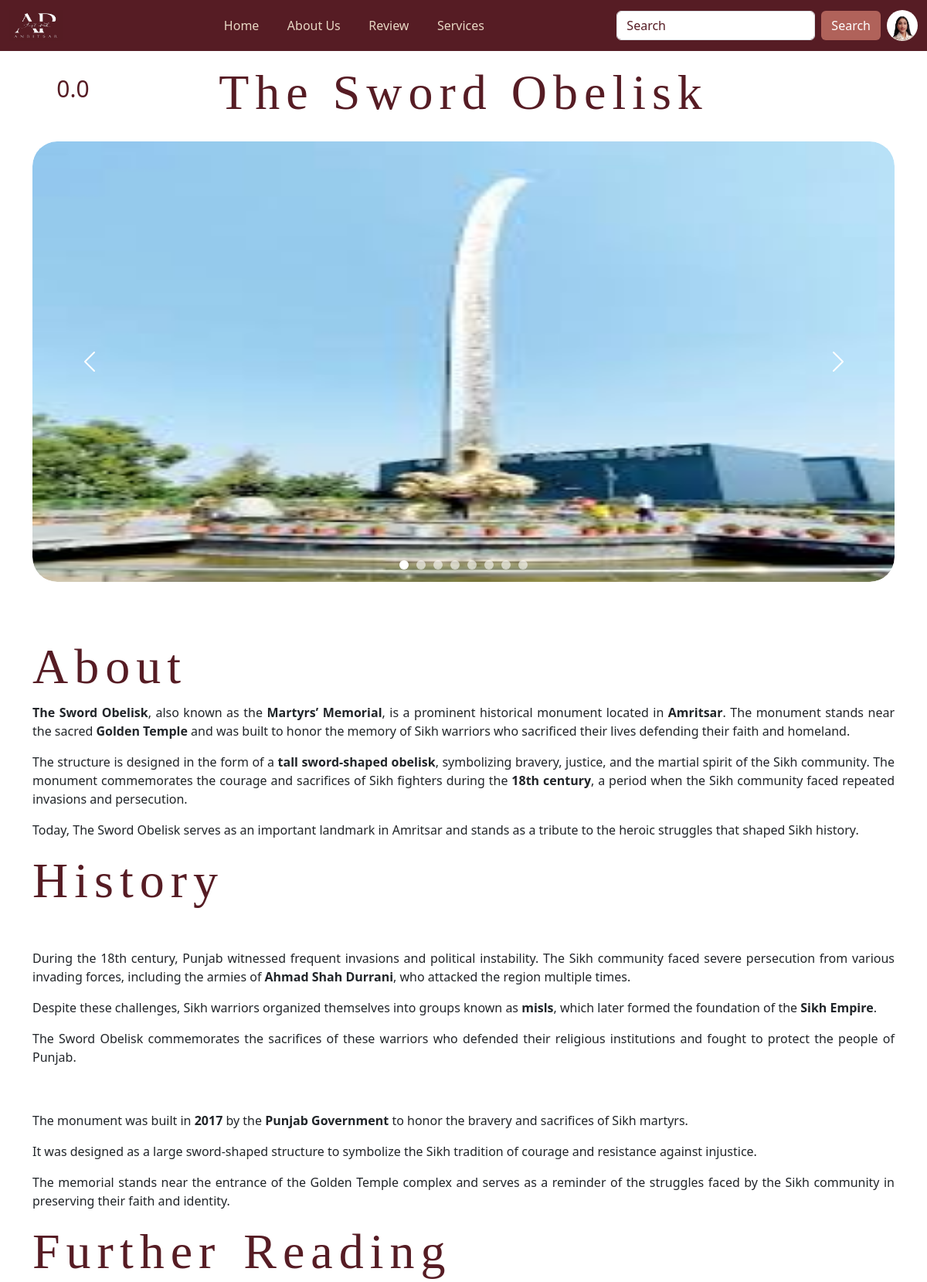
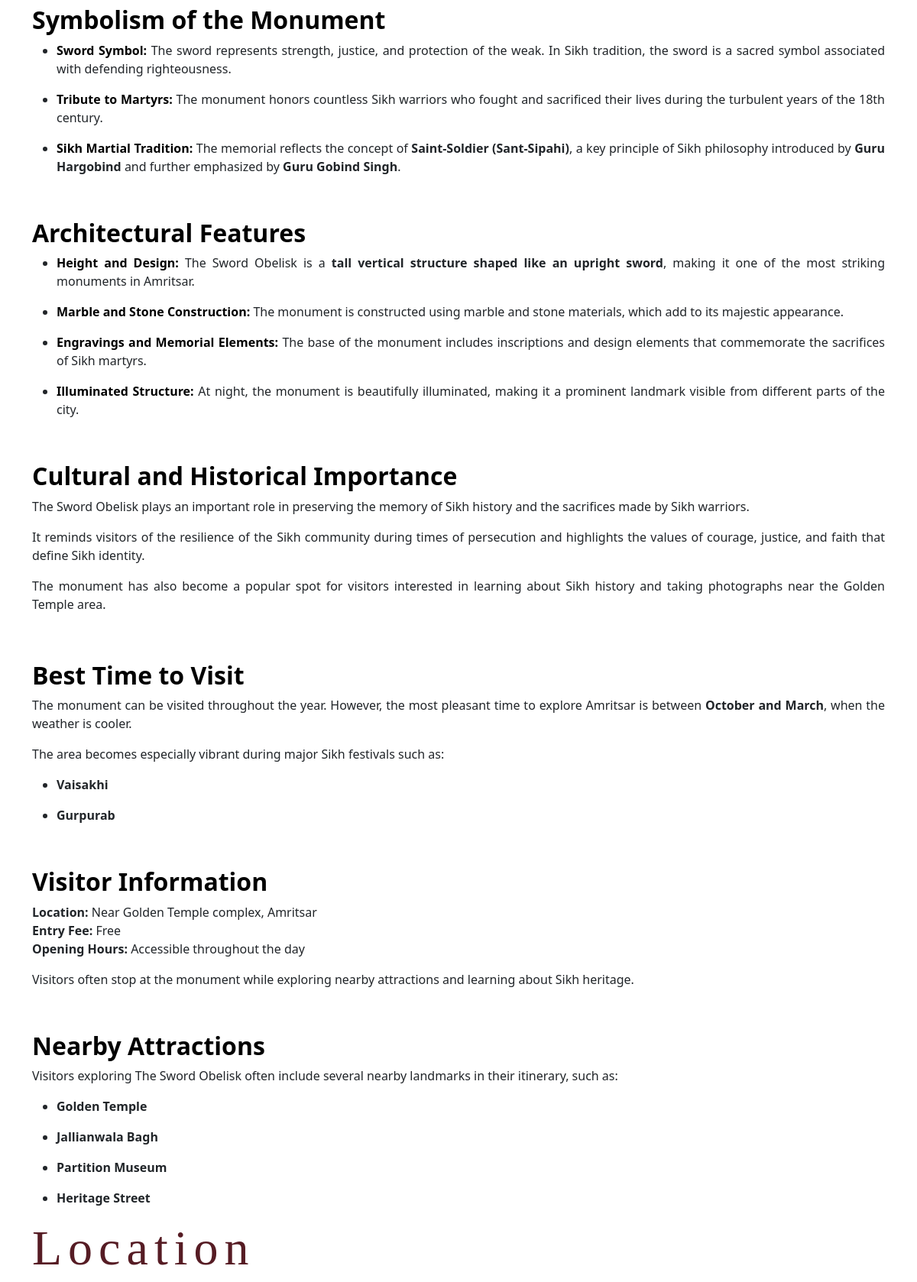
Page /place/28 (signed in, upper part) on the committed database (2 pictures, top to bottom).
### guide/models.py (models this page shows, shortened)
class Userregister(models.Model):
    USER_TYPES = (('Tourist', 'Tourist'),('Business Owner', 'Business Owner'),)
    firstname=models.CharField(max_length=200)
    lastname=models.CharField(max_length=200, null=True, blank=True)
    email=models.EmailField()
    password=models.CharField(max_length=200)
    category = models.CharField(max_length=50, choices=USER_TYPES, default='Tourist')
    contact = models.CharField(max_length=15, null=True, blank=True)
    alternate_contact = models.CharField(max_length=15, null=True, blank=True)
    birthday = models.DateField(null=True, blank=True)
    age = models.IntegerField(null=True, blank=True)
    social_link = models.URLField(null=True, blank=True)
    gender = models.CharField(max_length=10, null=True, blank=True)
    address = models.TextField(null=True, blank=True)
    bio = models.TextField(null=True, blank=True)
    photo = models.ImageField(upload_to='profile_photos/', null=True, blank=True)
    newsletter = models.BooleanField(default=False)

class Place(models.Model):
    title = models.CharField(max_length=200,blank=False,null=False)
    image=models.ImageField(blank=False,null=False)
    introduction = CKEditor5Field('Introduction', config_name='default', blank=True, null=True)
    history = CKEditor5Field('History', config_name='default', blank=True, null=True)
    extra = CKEditor5Field('Extra', config_name='default', blank=True, null=True)
    categories = models.ManyToManyField("Category", related_name="places")

class PlaceImage(models.Model):
    place = models.ForeignKey(Place, on_delete=models.CASCADE, related_name="gallery")
    image = models.ImageField()

### guide/views.py (the view, shortened to what this page needs)
# urls.py: path("place/<int:id>", views.place,name="place"),
def place(request,id):
    if 'email' not in request.session:
        return redirect('login')
    res=Place.objects.get(id=id)
    reviews = Review.objects.filter(place=res)
    average_rating = reviews.aggregate(Avg('rating'))['rating__avg'] or 0
    average_rating = round(average_rating, 2)
    user = None
    wishlist_ids = []
    if 'email' in request.session:
        user = Userregister.objects.get(email=request.session['email'])
        wishlist_ids = list(Wishlist.objects.filter(user=user).values_list('place_id', flat=True))
    return render(request, 'place.html', {
        'i': res,
        'reviews': reviews,
        'wishlist_ids': wishlist_ids,
        'user':user,
        'average_rating': average_rating
    })

### templates/place.html (shortened to what this page needs)
{% extends 'base.html' %}
{% load static %}
{% block content %}
	<link rel="stylesheet" type="text/css" href='{% static "customcss/places_to_visit.css" %}'>
	<div class="container">
		<div class="row hero-section mb-5" style="padding-top: 66px;">
			<div class="position-relative">
			    <h1 class="hero-heading text-center mt-3">{{ i.title }}</h1>
			    <i class="icofont icofont-heart wishlist-icon
			    {% if i.id in wishlist_ids %} text-danger {% endif %}"
			    data-id="{{ i.id }}"
			    data-type="place">
			    </i>
			    <div class="d-flex align-items-center overall_rating">
					<i class="icofont-star text-warning me-2"></i>
					<p class="mt-3">{{ average_rating|default:0|floatformat:1 }}</p>
				</div>
			</div>
			{% if i.gallery.all %}
				<div id="placeCarousel" class="carousel slide mt-3 mb-4" data-bs-ride="carousel">
				    <div class="carousel-indicators">
				        {% for img in i.gallery.all %}
				            <button type="button"
				                data-bs-target="#placeCarousel"
				                data-bs-slide-to="{{ forloop.counter0 }}"
				                class="{% if forloop.first %}active{% endif %}">
				            </button>
				        {% endfor %}
				    </div>
				    <div class="carousel-inner rounded-5">
				        {% for img in i.gallery.all %}
				            <div class="carousel-item {% if forloop.first %}active{% endif %}">
				                <img src="{{ img.image.url }}" class="d-block w-100 rounded-5 carousel-image" height="570px">
				            </div>
				        {% endfor %}
				    </div>
				    <button class="carousel-control-prev" type="button" data-bs-target="#placeCarousel" data-bs-slide="prev">
				        <span class="carousel-control-prev-icon"></span>
				    </button>
				    <button class="carousel-control-next" type="button" data-bs-target="#placeCarousel" data-bs-slide="next">
				        <span class="carousel-control-next-icon"></span>
				    </button>
				</div>
			{% endif %}
		</div>
		<div>
			<h1 class="mid-section-heading">About</h1>
			<div class="mid-section-text">{{i.introduction|safe}}</div>
		</div>
		<div>
			<h1 class="mid-section-heading">History</h1>
			<div class="mid-section-text">{{i.history|safe}}</div>
		</div>
		<div>
			<h1 class="mid-section-heading">Further Reading</h1>
			<div class="mid-section-text">{{i.extra|safe}}</div>
		</div>
		<div>
			<h1 class="mid-section-heading">Location</h1>
		</div>
{% endblock %}

### templates/base.html (shortened to what this page needs)
{% load static %}
<!DOCTYPE html>
<html>
<head>
	<link rel="stylesheet" type="text/css" href='{% static "css/bootstrap.min.css" %}'>
	<link rel="stylesheet" type="text/css" href='{% static "customcss/base.css" %}'>
  <link rel="stylesheet" type="text/css" href='{%static "icofont/icofont.min.css" %}'>
  <link rel="stylesheet" type="text/css" href="{%static 'css\aos.css' %}">
</head>
<body>
<nav class="navbar navbar-expand-lg fixed-top">
  <div class="container-fluid">
    <a class="navbar-brand" href="{% url 'index' %}"><img src="{%static 'photos/logo.jpeg' %}" height="40px" width="70px;"></a>
    <div class="collapse navbar-collapse" id="navbarSupportedContent">
      <ul class="navbar-nav me-auto  ms-auto mb-2 mb-lg-0">
        <li class="nav-item">
          <a class="nav-link {% if request.path == '/' %}active{% endif %}" aria-current="page" href="{% url 'index' %}"> <i class="icofont-home me-2"></i>Home</a>
        </li>
        <li class="nav-item">
          <a class="nav-link {% if request.path == '/about_us/' %}active{% endif %}" href="{% url 'about_us' %}"><i class="icofont-info-circle me-2"></i>About Us</a>
        </li>
        <li class="nav-item">
          <a class="nav-link {% if request.path == '/review/' %}active{% endif %}" href="{% url 'review' %}"><i class="icofont-star me-2"></i>Review</a>
        </li>
        <li class="nav-item dropdown">
          <a class="nav-link dropdown-toggle " href="#" role="button" data-bs-toggle="dropdown" aria-expanded="false">
            <i class="icofont-compass-alt me-2"></i>Services
          </a>
        </li>
      </ul>
      <form class="d-flex" role="search" method="GET" action="{% url 'search' %}">
	    <input
	        class="form-control search-input me-2"
	        type="search"
	        name="q"
	        placeholder="Search"
	        aria-label="Search"
	        required
	    />
	    <button class="btn search me-2" type="submit">Search</button>
	</form>
      {% if request.session.email %}
	  <div class="dropdown">
  	  	<button class="btn p-0 border-0 bg-transparent dropdown-toggle" data-bs-toggle="dropdown"
  	  	aria-expanded="false">
    	{% if user.photo %}
              <img src="{{ user.photo.url }}"
                   class="rounded-circle"
                   width="40"
                   height="40"
                   alt="User">
            {% else %}
              <img src="{% static 'Photos/profile.webp' %}"
                   class="rounded-circle"
                   width="40"
                   height="40"
                   alt="Default User">
            {% endif %}
  		</button>
	  </div>
	  {% else %}
	  <a href="{% url 'login' %}" class="btn login"><i class="icofont-user me-2"></i>Login</a>
      {% endif %}
    </div>
  </div>
</nav>
<main>
{% block content %}
{% endblock %}
</main>
</body>
</html>

### statics/customcss/base.css (style rules this page uses)
body { overflow-x: hidden; }
.navbar { background-color: #561c24; }
.navbar-brand { color: white; }
.nav-link { color: #e8d8c4; }
.active { color: white !important; font-weight: bold; }
.search-input::placeholder { background-color: white; color: #561c24; }
.search { background-color: #b0625a; color: white; }
h3 { color: white; }
span { color:#b0625a; }
a { text-decoration: none; color: #e8d8c4; }
.dropdown-toggle::after { content: none; }

### statics/customcss/places_to_visit.css (style rules this page uses)
.hero-heading { color: #561c24; font-family: 'Brush Script MT', 'Brush Script Std', cursive; font-size: 4rem; letter-spacing: 0.5rem; }
.mid-section-heading { color: #561c24; font-family: 'Brush Script MT', 'Brush Script Std', cursive; font-size: 4rem; letter-spacing: 0.5rem; word-spacing: 0.3rem; }
.wishlist-icon { position: absolute; top: 40px; right: 12px; font-size: 30px; color: white; padding: 8px; cursor: pointer; transition: 0.3s; text-shadow: 0 0px 6px grey; }
.overall_rating { position: absolute; top: 10px; font-size: 30px; color: #561c24; }
.carousel-image { background-size: cover; background-position: center; background-repeat: no-repeat; }
.carousel-control-prev, .carousel-control-next { opacity: 1; }
.carousel-indicators [data-bs-target] { width:12px; height:12px; border-radius:50%; background-color:white; opacity:0.6; margin:0 5px; border:none; }
.carousel-indicators .active { opacity:1; background-color:white; }

### rows in the picture
Userregister: photo (picture)
Place: title "The Sword Obelisk", introduction "The Sword Obelisk , also known as the Martyrs’ Memorial , is a prominent historical monument located in Amritsar . The monument stands near the sacred Golden Temple and was built to honor the memory of Sikh warriors who sacrificed their lives defending their faith and homeland. The structure is designed in the form of a tall sword-shaped obelisk , symbolizing bravery, justice, and the martial spirit of the Sikh community. The monument commemorates the courage and sacrifices of Sikh fighters during the 18th century , a period when the Sikh community faced repeated invasions and persecution. Today, The Sword Obelisk serves as an important landmark in Amritsar and stands as a tribute to the…", history "During the 18th century, Punjab witnessed frequent invasions and political instability. The Sikh community faced severe persecution from various invading forces, including the armies of Ahmad Shah Durrani , who attacked the region multiple times. Despite these challenges, Sikh warriors organized themselves into groups known as misls , which later formed the foundation of the Sikh Empire . The Sword Obelisk commemorates the sacrifices of these warriors who defended their religious institutions and fought to protect the people of Punjab. The monument was built in 2017 by the Punjab Government to honor the bravery and sacrifices of Sikh martyrs. It was designed as a large sword-shaped…", extra "Symbolism of the Monument Sword Symbol: The sword represents strength, justice, and protection of the weak. In Sikh tradition, the sword is a sacred symbol associated with defending righteousness. Tribute to Martyrs: The monument honors countless Sikh warriors who fought and sacrificed their lives during the turbulent years of the 18th century. Sikh Martial Tradition: The memorial reflects the concept of Saint-Soldier (Sant-Sipahi) , a key principle of Sikh philosophy introduced by Guru Hargobind and further emphasized by Guru Gobind Singh . Architectural Features Height and Design: The Sword Obelisk is a tall vertical structure shaped like an upright sword , making it one of the most…"
PlaceImage: image (picture)

### other values in the picture
{{ average_rating|default:0|floatformat:1 }} "0.0"
